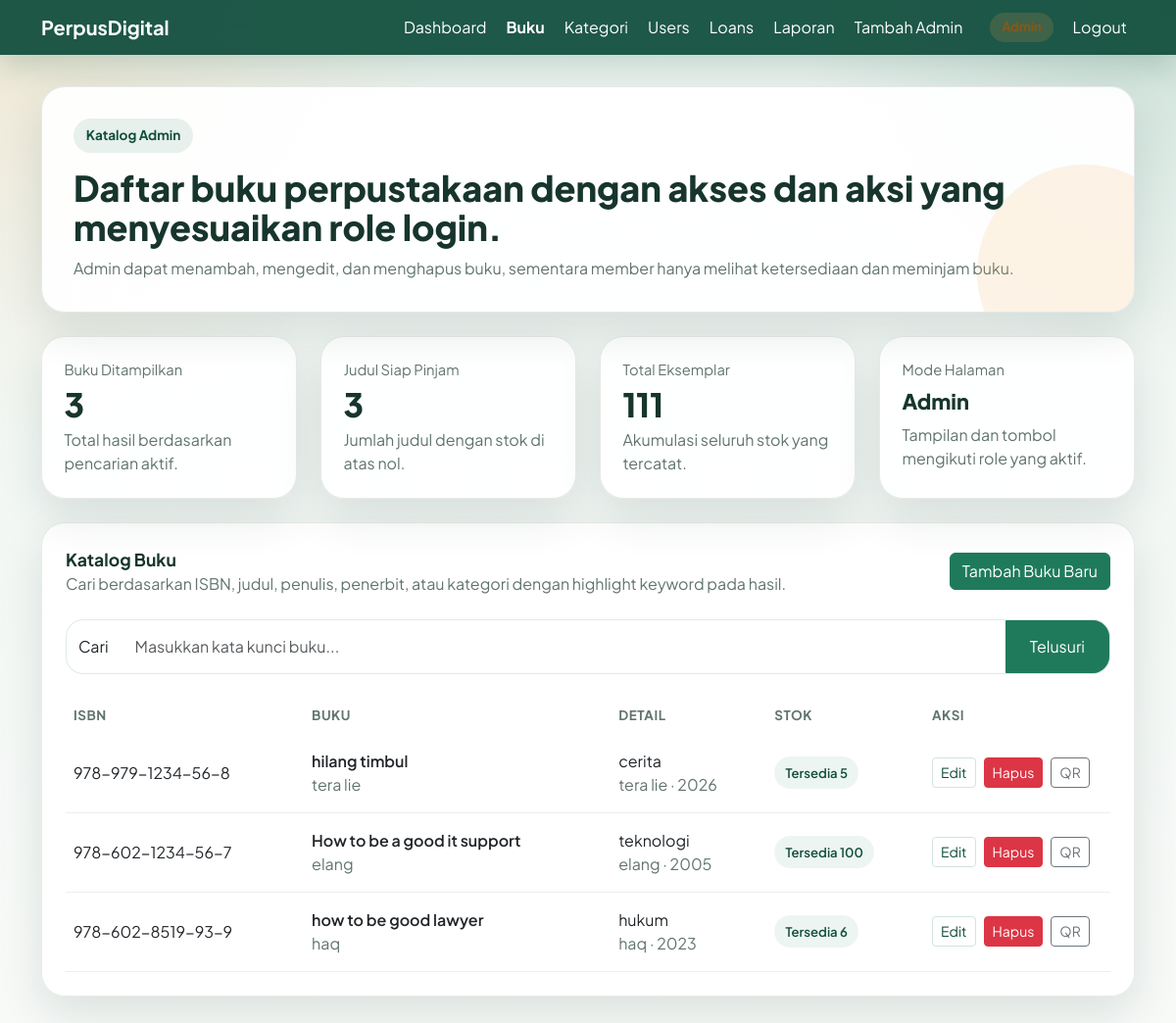
Before: /books.php (signed in) with the older database file.
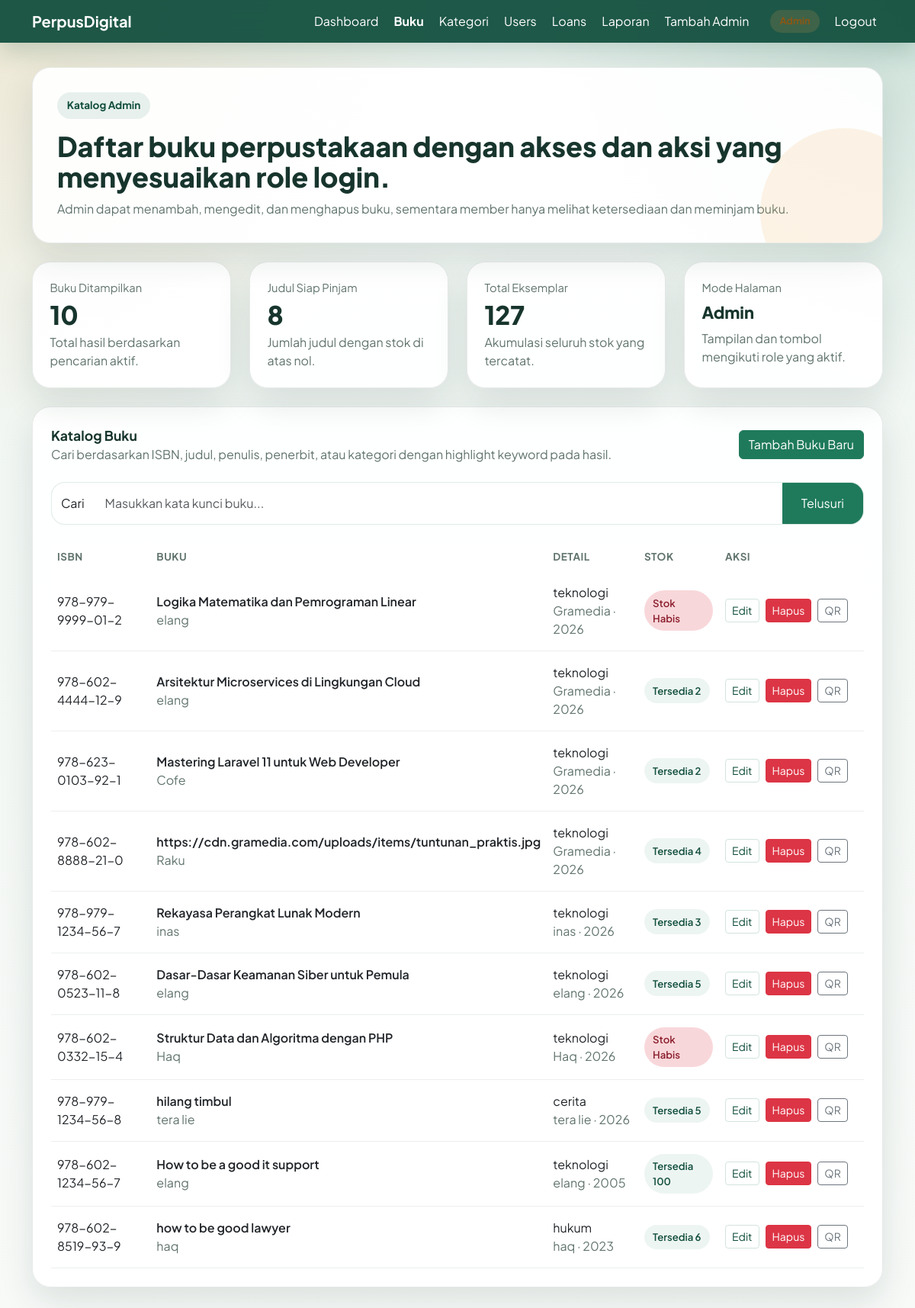
After: the same page with the newer database file.
### tables this page shows
CREATE TABLE `books` (
  `id` int NOT NULL,
  `isbn` varchar(20) NOT NULL,
  `title` varchar(255) NOT NULL,
  `author` varchar(100) DEFAULT NULL,
  `publisher` varchar(100) DEFAULT NULL,
  `year` year DEFAULT NULL,
  `stock` int DEFAULT '0',
  `cover_image` varchar(255) DEFAULT NULL,
  `category_id` int DEFAULT NULL
);

CREATE TABLE `categories` (
  `id` int NOT NULL,
  `name` varchar(100) NOT NULL,
  `description` text
);

### public/books.php (called while the page is built)
<?php require_once __DIR__ . '/../pages/books.php';

### src/Core/Database.php (called while the page is built)
<?php
class Database
{
    private static ?PDO $instance = null;
    public static function getInstance(): PDO
    {
        if (self::$instance === null) {
            $host = 'localhost';
            $dbname = 'perpustakaan_digital';
            $username = 'root';
            $password = '';
            $dsn = "mysql:host={$host};dbname={$dbname};charset=utf8mb4";
            self::$instance = new PDO($dsn, $username, $password, [
                PDO::ATTR_ERRMODE => PDO::ERRMODE_EXCEPTION,
                PDO::ATTR_DEFAULT_FETCH_MODE => PDO::FETCH_ASSOC,
                PDO::ATTR_EMULATE_PREPARES => false,
            ]);
        }
        return self::$instance;
    }
}

### src/Controllers/BookController.php (called while the page is built, shortened)
<?php
class BookController
{
    private BookModel $bookModel;
    public function __construct()
    {
        $this->bookModel = new BookModel();
    }
    public function index(int $page = 1, string $keyword = ''): array
    {
        $limit = 10;
        $page = max(1, $page);
        $offset = ($page - 1) * $limit;
        $totalRows = $this->bookModel->countFiltered($keyword);
        $totalPages = max(1, (int) ceil($totalRows / $limit));
        return [
            'data' => $this->bookModel->getPaginated($limit, $offset, $keyword),
            'current_page' => $page,
            'total_pages' => $totalPages,
            'total_rows' => $totalRows,
        ];
    }
}

### src/Models/BookModel.php (called while the page is built, shortened)
<?php
class BookModel extends BaseModel
{
    public function getPaginated(int $limit, int $offset, string $keyword = ''): array
    {
        $sql = 'SELECT b.*, c.name AS category_name
                FROM books b
                LEFT JOIN categories c ON c.id = b.category_id';
        $search = $this->buildSearchClause($keyword);
        $sql .= $search['sql'];
        $sql .= ' ORDER BY b.id DESC LIMIT :limit OFFSET :offset';
        $stmt = $this->db->prepare($sql);
        $stmt->bindValue(':limit', $limit, PDO::PARAM_INT);
        $stmt->bindValue(':offset', $offset, PDO::PARAM_INT);
        $stmt->execute();
        return $stmt->fetchAll();
    }
    public function countFiltered(string $keyword = ''): int
    {
        $sql = 'SELECT COUNT(*) FROM books b LEFT JOIN categories c ON c.id = b.category_id';
        $search = $this->buildSearchClause($keyword);
        $sql .= $search['sql'];
        $stmt = $this->db->prepare($sql);
        $stmt->execute($search['params']);
        return (int) $stmt->fetchColumn();
    }
    private function buildSearchClause(string $keyword): array
    {
        $keyword = trim($keyword);
        if ($keyword === '') {
            return ['sql' => '', 'params' => []];
        }
        $params = [];
        $clauses = [];
        return [
            'sql' => ' WHERE ' . implode(' AND ', $clauses),
            'params' => $params,
        ];
    }
}

### src/Core/BaseModel.php (called while the page is built, shortened)
<?php
class BaseModel
{
    public function __construct()
    {
        $this->db = Database::getInstance();
    }
}

### includes/helpers.php (called while the page is built, shortened)
<?php
function e(mixed $value): string
{
    return htmlspecialchars((string) $value, ENT_QUOTES, 'UTF-8');
}
function currentUserRole(): ?string
{
    return $_SESSION['role'] ?? null;
}

### pages/books.php (the view, shortened to what the rows shown need)
<?php
require_once __DIR__ . '/../includes/layout.php';
$bookController = new BookController();
$loanController = new LoanController();
$waitlistModel = new WaitlistModel();
$keyword = trim($_GET['search'] ?? '');
$page = max(1, (int) ($_GET['page'] ?? 1));
$result = $bookController->index($page, $keyword);
$books = $result['data'];
$activeBookIds = [];
$activeLoanCount = 0;
$activeLoanLimit = $loanController->getActiveLoanLimit();
$waitlistedBookIds = [];
?>
<div class="container fade-up">
    <div class="hero-card mb-4">
        <h1 class="hero-title">Daftar buku perpustakaan dengan akses dan aksi yang menyesuaikan role login.</h1>
    </div>
    <div class="surface-card section-block">
        <?php if (empty($books)): ?>
            <div class="empty-state">
                <h3 class="h5 fw-bold mb-2">Tidak ada buku ditemukan</h3>
                <p class="mb-0">
                    <?= $keyword !== '' ? 'Coba gunakan kata kunci lain untuk pencarianmu.' : 'Belum ada data buku yang tersimpan di database.'; ?>
                </p>
            </div>
        <?php else: ?>
            <div class="table-responsive">
                <table class="table mb-0">
                    <thead>
                        <tr>
                            <th>ISBN</th>
                            <th>Buku</th>
                            <th>Detail</th>
                            <th>Stok</th>
                            <th class="action-col">Aksi</th>
                        </tr>
                    </thead>
                    <tbody>
                        <?php foreach ($books as $book): ?>
                            <?php $alreadyBorrowed = in_array((int) $book['id'], $activeBookIds, true); ?>
                            <?php $alreadyWaitlisted = in_array((int) $book['id'], $waitlistedBookIds, true); ?>
                            <tr>
                                <td><?= e($book['isbn']); ?></td>
                                <td>
                                    <div class="fw-semibold"><?= $keyword !== '' ? highlightText($book['title'], $keyword) : e($book['title']); ?></div>
                                    <div class="table-subtext"><?= $keyword !== '' ? highlightText($book['author'], $keyword) : e($book['author']); ?></div>
                                </td>
                                <td>
                                    <div><?= $keyword !== '' ? highlightText($book['category_name'] ?? 'Tanpa kategori', $keyword) : e($book['category_name'] ?? 'Tanpa kategori'); ?></div>
                                    <div class="table-subtext">
                                        <?= $keyword !== '' ? highlightText($book['publisher'] ?: 'Penerbit belum diisi', $keyword) : e($book['publisher'] ?: 'Penerbit belum diisi'); ?>
                                        · <?= e($book['year']); ?>
                                    </div>
                                </td>
                                <td>
                                    <?php if ((int) $book['stock'] > 0): ?>
                                        <span class="cover-chip">Tersedia <?= (int) $book['stock']; ?></span>
                                    <?php else: ?>
                                        <span class="cover-chip stock-chip-empty">Stok Habis</span>
                                    <?php endif; ?>
                                </td>
                                <td>
                                    <div class="d-flex flex-wrap gap-2">
                                        <?php if (currentUserRole() === 'member'): ?>
                                            <?php if ($alreadyBorrowed): ?>
                                                <button type="button" class="btn btn-sm btn-outline-brand" disabled>Sudah Dipinjam</button>
                                            <?php elseif ($activeLoanCount >= $activeLoanLimit): ?>
                                                <button type="button" class="btn btn-sm btn-outline-brand" disabled>Batas 3 Buku</button>
                                            <?php elseif ((int) $book['stock'] > 0): ?>
                                                <form action="borrow_book.php" method="POST" class="d-inline">
                                                    <input type="hidden" name="book_id" value="<?= (int) $book['id']; ?>">
                                                    <button type="submit" class="btn btn-sm btn-brand">Pinjam</button>
                                                </form>
                                            <?php elseif ($alreadyWaitlisted): ?>
                                                <button type="button" class="btn btn-sm btn-outline-brand" disabled>Dalam Antrian</button>
                                            <?php elseif ($waitlistModel->isReady()): ?>
                                                <form action="join_waitlist.php" method="POST" class="d-inline">
                                                    <input type="hidden" name="book_id" value="<?= (int) $book['id']; ?>">
                                                    <button type="submit" class="btn btn-sm btn-outline-brand">Masuk Antrian</button>
                                                </form>
                                            <?php else: ?>
                                                <button type="button" class="btn btn-sm btn-outline-brand" disabled>Tidak Tersedia</button>
                                            <?php endif; ?>
                                        <?php else: ?>
                                            <a href="edit_book.php?id=<?= (int) $book['id']; ?>" class="btn btn-sm btn-outline-brand">Edit</a>
                                            <form action="books.php" method="POST" class="d-inline" onsubmit="return confirm('Hapus buku ini dari katalog?')">
                                                <button type="submit" class="btn btn-sm btn-danger">Hapus</button>
                                            </form>
                                        <?php endif; ?>
                                        <a href="qr.php?book_id=<?= (int) $book['id']; ?>" class="btn btn-sm btn-outline-secondary" target="_blank">QR</a>
                                    </div>
                                </td>
                            </tr>
                        <?php endforeach; ?>
                    </tbody>
                </table>
            </div>
        <?php endif; ?>
    </div>
</div>

Changed rows visible on the page:
added books: isbn "978-979-9999-01-2", title "Logika Matematika dan Pemrograman Linear", author "elang", category.name "teknologi", publisher "Gramedia", year "2026", stock "Stok Habis"
added books: isbn "978-602-4444-12-9", title "Arsitektur Microservices di Lingkungan Cloud", author "elang", category.name "teknologi", publisher "Gramedia", year "2026", stock "2"
added books: isbn "978-623-0103-92-1", title "Mastering Laravel 11 untuk Web Developer", author "Cofe", category.name "teknologi", publisher "Gramedia", year "2026", stock "2"
added books: isbn "978-602-8888-21-0", title "https://cdn.gramedia.com/uploads/items/tuntunan_praktis.jpg", author "Raku", category.name "teknologi", publisher "Gramedia", year "2026", stock "4"
added books: isbn "978-979-1234-56-7", title "Rekayasa Perangkat Lunak Modern", author "inas", category.name "teknologi", publisher "inas", year "2026", stock "3"
added books: isbn "978-602-0523-11-8", title "Dasar-Dasar Keamanan Siber untuk Pemula", author "elang", category.name "teknologi", publisher "elang", year "2026", stock "5"
added books: isbn "978-602-0332-15-4", title "Struktur Data dan Algoritma dengan PHP", author "Haq", category.name "teknologi", publisher "Haq", year "2026", stock "Stok Habis"
Other visible differences:
$result['total_rows']: "3" → "10"
$bookModel->countAvailableTitles(): "3" → "8"
$bookModel->totalStock(): "111" → "127"
